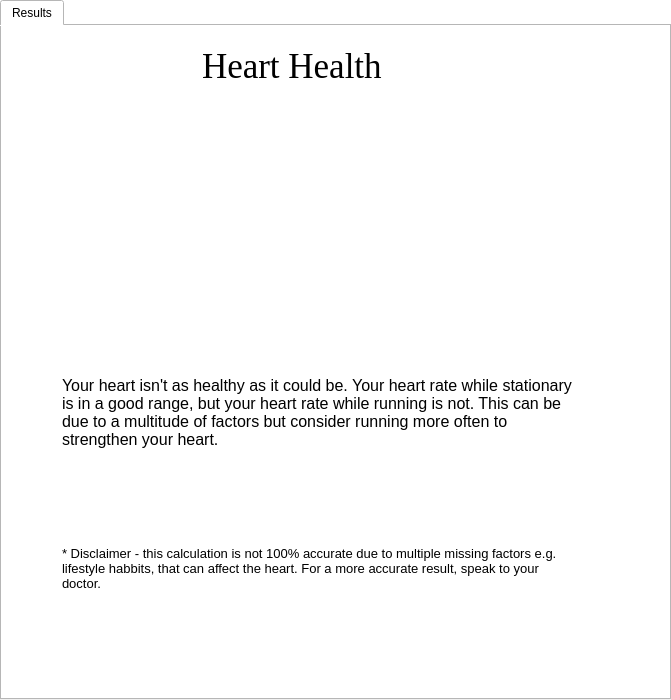
<?xml version="1.0" encoding="UTF-8"?>
<ui version="4.0">
 <class>h_h_stat_g_run_b_widget</class>
 <widget class="QWidget" name="h_h_stat_g_run_b_widget">
  <property name="geometry">
   <rect>
    <x>0</x>
    <y>0</y>
    <width>671</width>
    <height>700</height>
   </rect>
  </property>
  <property name="windowTitle">
   <string/>
  </property>
  <property name="styleSheet">
   <string notr="true">background-color: rgb(255, 255, 255);</string>
  </property>
  <widget class="QTabWidget" name="h_h_stat_g_run_b_tab_widget">
   <property name="geometry">
    <rect>
     <x>0</x>
     <y>0</y>
     <width>671</width>
     <height>700</height>
    </rect>
   </property>
   <property name="currentIndex">
    <number>0</number>
   </property>
   <widget class="QWidget" name="results_tab">
    <attribute name="title">
     <string>Results</string>
    </attribute>
    <widget class="QLabel" name="h_h_stat_g_run_b_title_lbl">
     <property name="geometry">
      <rect>
       <x>200</x>
       <y>20</y>
       <width>261</width>
       <height>61</height>
      </rect>
     </property>
     <property name="font">
      <font>
       <family>Georgia</family>
       <pointsize>26</pointsize>
      </font>
     </property>
     <property name="text">
      <string>Heart Health</string>
     </property>
     <property name="alignment">
      <set>Qt::AlignLeading|Qt::AlignLeft|Qt::AlignTop</set>
     </property>
     <property name="wordWrap">
      <bool>true</bool>
     </property>
    </widget>
    <widget class="QLabel" name="h_h_stat_g_run_b_img_lbl">
     <property name="geometry">
      <rect>
       <x>190</x>
       <y>90</y>
       <width>272</width>
       <height>238</height>
      </rect>
     </property>
     <property name="text">
      <string/>
     </property>
     <property name="pixmap">
      <pixmap>../../Pictures/un_healthy_heart_image.png</pixmap>
     </property>
     <property name="alignment">
      <set>Qt::AlignLeading|Qt::AlignLeft|Qt::AlignTop</set>
     </property>
     <property name="wordWrap">
      <bool>true</bool>
     </property>
    </widget>
    <widget class="QLabel" name="h_h_stat_g_run_b_msg_lbl">
     <property name="geometry">
      <rect>
       <x>60</x>
       <y>350</y>
       <width>521</width>
       <height>121</height>
      </rect>
     </property>
     <property name="font">
      <font>
       <pointsize>12</pointsize>
      </font>
     </property>
     <property name="text">
      <string>Your heart isn't as healthy as it could be. Your heart rate while stationary is in a good range, but your heart rate while running is not. This can be due to a multitude of factors but consider running more often to strengthen your heart. </string>
     </property>
     <property name="alignment">
      <set>Qt::AlignLeading|Qt::AlignLeft|Qt::AlignTop</set>
     </property>
     <property name="wordWrap">
      <bool>true</bool>
     </property>
    </widget>
    <widget class="QLabel" name="h_h_stat_g_run_b_disclaimer_lbl">
     <property name="geometry">
      <rect>
       <x>60</x>
       <y>520</y>
       <width>510</width>
       <height>61</height>
      </rect>
     </property>
     <property name="font">
      <font>
       <pointsize>10</pointsize>
      </font>
     </property>
     <property name="text">
      <string>* Disclaimer - this calculation is not 100% accurate due to multiple missing factors e.g. lifestyle habbits, that can affect the heart. For a more accurate result, speak to your doctor.</string>
     </property>
     <property name="alignment">
      <set>Qt::AlignLeading|Qt::AlignLeft|Qt::AlignTop</set>
     </property>
     <property name="wordWrap">
      <bool>true</bool>
     </property>
    </widget>
   </widget>
  </widget>
 </widget>
 <resources/>
 <connections/>
</ui>
